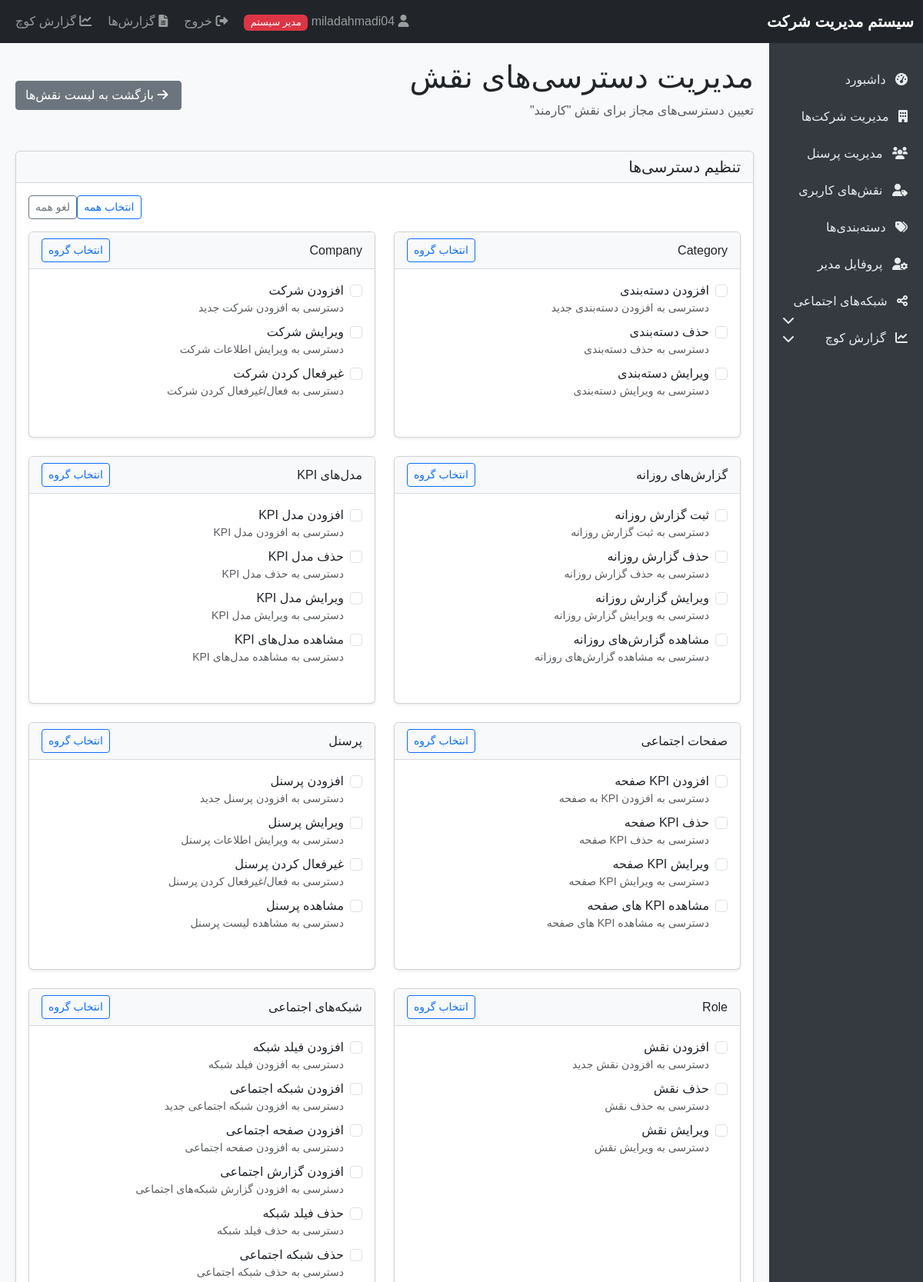
Page /role_permissions.php?role=2 (signed in, upper part) on the committed database.
### tables this page shows
CREATE TABLE `roles` (
  `id` int(11) NOT NULL,
  `name` varchar(50) NOT NULL,
  `is_ceo` tinyint(1) DEFAULT 0,
  `created_at` timestamp NOT NULL DEFAULT current_timestamp()
);

CREATE TABLE `permissions` (
  `id` int(11) NOT NULL,
  `name` varchar(100) NOT NULL,
  `code` varchar(100) NOT NULL,
  `description` text DEFAULT NULL,
  `created_at` timestamp NOT NULL DEFAULT current_timestamp()
);

### role_permissions.php (the view, shortened to what this page needs)
<?php
require_once 'auth.php';
$roleId = isset($_GET['role']) && is_numeric($_GET['role']) ? clean($_GET['role']) : null;
$stmt = $pdo->prepare("SELECT * FROM roles WHERE id = ?");
$stmt->execute([$roleId]);
$role = $stmt->fetch();
$stmt = $pdo->query("SELECT * FROM permissions ORDER BY code");
$allPermissions = $stmt->fetchAll();
$permissionGroups = [];
foreach ($allPermissions as $permission) {
    $prefix = explode('_', $permission['code'])[0];
    if ($prefix === 'view' || $prefix === 'add' || $prefix === 'edit' || $prefix === 'delete' || $prefix === 'toggle' || $prefix === 'reset' || $prefix === 'manage') {
        $prefix = explode('_', $permission['code'])[1];
    }
    if (!isset($permissionGroups[$prefix])) {
        $permissionGroups[$prefix] = [];
    }
    $permissionGroups[$prefix][] = $permission;
}
$stmt = $pdo->prepare("SELECT permission_id FROM role_permissions WHERE role_id = ?");
$stmt->execute([$roleId]);
$currentPermissions = $stmt->fetchAll(PDO::FETCH_COLUMN);
include 'header.php';
?>
<div class="d-flex justify-content-between align-items-center mb-4">
    <div>
        <h1>مدیریت دسترسی‌های نقش</h1>
        <p class="text-muted">تعیین دسترسی‌های مجاز برای نقش "<?php echo $role['name']; ?>"</p>
    </div>
    <div>
        <a href="roles.php" class="btn btn-secondary">
            <i class="fas fa-arrow-right"></i> بازگشت به لیست نقش‌ها
        </a>
    </div>
</div>
<div class="card">
    <div class="card-header bg-light">
        <h5 class="mb-0">تنظیم دسترسی‌ها</h5>
    </div>
    <div class="card-body">
        <form method="POST" action="">
            <div class="row">
                <div class="col-md-12 mb-3">
                    <div class="d-flex justify-content-end">
                        <button type="button" class="btn btn-sm btn-outline-primary ms-2" id="selectAll">انتخاب همه</button>
                        <button type="button" class="btn btn-sm btn-outline-secondary" id="deselectAll">لغو همه</button>
                    </div>
                </div>
            </div>
            <div class="row">
                <?php foreach ($permissionGroups as $groupName => $permissions): ?>
                    <div class="col-md-6 mb-4">
                        <div class="card h-100">
                            <div class="card-header bg-light">
                                <div class="d-flex justify-content-between align-items-center">
                                    <h6 class="mb-0"><?php echo getGroupTitle($groupName); ?></h6>
                                    <div>
                                        <button type="button" class="btn btn-sm btn-outline-primary select-group" data-group="<?php echo $groupName; ?>">انتخاب گروه</button>
                                    </div>
                                </div>
                            </div>
                            <div class="card-body">
                                <?php foreach ($permissions as $permission): ?>
                                    <div class="form-check mb-2">
                                        <input class="form-check-input permission-checkbox group-<?php echo $groupName; ?>"
                                               type="checkbox"
                                               id="permission_<?php echo $permission['id']; ?>"
                                               name="permissions[]"
                                               value="<?php echo $permission['id']; ?>"
                                               <?php echo in_array($permission['id'], $currentPermissions) ? 'checked' : ''; ?>>
                                        <label class="form-check-label" for="permission_<?php echo $permission['id']; ?>">
                                            <?php echo $permission['name']; ?>
                                            <small class="text-muted d-block"><?php echo $permission['description']; ?></small>
                                        </label>
                                    </div>
                                <?php endforeach; ?>
                            </div>
                        </div>
                    </div>
                <?php endforeach; ?>
            </div>
        </form>
    </div>
</div>
<?php
function getGroupTitle($group) {
    $titles = [
        'dashboard' => 'داشبورد',
        'companies' => 'شرکت‌ها',
        'personnel' => 'پرسنل',
        'roles' => 'نقش‌های کاربری',
        'categories' => 'دسته‌بندی‌ها',
        'daily' => 'گزارش‌های روزانه',
        'report' => 'گزارش‌ها',
        'social' => 'شبکه‌های اجتماعی',
        'networks' => 'شبکه‌های اجتماعی',
        'fields' => 'فیلدهای شبکه‌ها',
        'kpi' => 'مدل‌های KPI',
        'model' => 'مدل‌های KPI',
        'models' => 'مدل‌های KPI',
        'pages' => 'صفحات اجتماعی',
        'page' => 'صفحات اجتماعی',
        'reports' => 'گزارش‌های شبکه اجتماعی',
        'performance' => 'عملکرد مورد انتظار',
        'expected' => 'عملکرد مورد انتظار',
        'permissions' => 'دسترسی‌ها',
        'password' => 'رمز عبور',
        'view_reports' => 'مشاهده گزارش‌ها',
        'view_coach_reports' => 'مشاهده گزارش کوچ',
        'add_coach_report' => 'ایجاد گزارش کوچ',
        'coach' => 'گزارش کوچ'
    ];
    return isset($titles[$group]) ? $titles[$group] : ucfirst($group);
}
include 'footer.php';
?>

### header.php (style rules this page uses)
body { font-family: Tahoma, Arial, sans-serif; background-color: #f8f9fa; }
.card { box-shadow: 0 0.125rem 0.25rem rgba(0, 0, 0, 0.075); margin-bottom: 1.5rem; }
.card-header { border-bottom: 1px solid rgba(0, 0, 0, 0.125); background-color: rgba(0, 0, 0, 0.03); }
.btn { border-radius: 0.25rem; }
.btn-sm { padding: 0.25rem 0.5rem; font-size: 0.875rem; }
.fas, .fab { margin-right: 5px; }

### rows in the picture
roles: name "کارمند"
permissions: name "افزودن دسته‌بندی", description "دسترسی به افزودن دسته‌بندی جدید"
permissions: name "حذف دسته‌بندی", description "دسترسی به حذف دسته‌بندی"
permissions: name "ویرایش دسته‌بندی", description "دسترسی به ویرایش دسته‌بندی"
permissions: name "افزودن شرکت", description "دسترسی به افزودن شرکت جدید"
permissions: name "ویرایش شرکت", description "دسترسی به ویرایش اطلاعات شرکت"
permissions: name "غیرفعال کردن شرکت", description "دسترسی به فعال/غیرفعال کردن شرکت"
permissions: name "ثبت گزارش روزانه", description "دسترسی به ثبت گزارش روزانه"
permissions: name "حذف گزارش روزانه", description "دسترسی به حذف گزارش روزانه"
permissions: name "ویرایش گزارش روزانه", description "دسترسی به ویرایش گزارش روزانه"
permissions: name "مشاهده گزارش‌های روزانه", description "دسترسی به مشاهده گزارش‌های روزانه"
permissions: name "افزودن مدل KPI", description "دسترسی به افزودن مدل KPI"
permissions: name "حذف مدل KPI", description "دسترسی به حذف مدل KPI"
permissions: name "ویرایش مدل KPI", description "دسترسی به ویرایش مدل KPI"
permissions: name "مشاهده مدل‌های KPI", description "دسترسی به مشاهده مدل‌های KPI"
permissions: name "افزودن KPI صفحه", description "دسترسی به افزودن KPI به صفحه"
permissions: name "حذف KPI صفحه", description "دسترسی به حذف KPI صفحه"
permissions: name "ویرایش KPI صفحه", description "دسترسی به ویرایش KPI صفحه"
permissions: name "مشاهده KPI های صفحه", description "دسترسی به مشاهده KPI های صفحه"
permissions: name "افزودن پرسنل", description "دسترسی به افزودن پرسنل جدید"
permissions: name "ویرایش پرسنل", description "دسترسی به ویرایش اطلاعات پرسنل"
permissions: name "غیرفعال کردن پرسنل", description "دسترسی به فعال/غیرفعال کردن پرسنل"
permissions: name "مشاهده پرسنل", description "دسترسی به مشاهده لیست پرسنل"
permissions: name "افزودن نقش", description "دسترسی به افزودن نقش جدید"
permissions: name "حذف نقش", description "دسترسی به حذف نقش"
permissions: name "ویرایش نقش", description "دسترسی به ویرایش نقش"
permissions: name "افزودن فیلد شبکه", description "دسترسی به افزودن فیلد شبکه"
permissions: name "افزودن شبکه اجتماعی", description "دسترسی به افزودن شبکه اجتماعی جدید"
permissions: name "افزودن صفحه اجتماعی", description "دسترسی به افزودن صفحه اجتماعی"
permissions: name "افزودن گزارش اجتماعی", description "دسترسی به افزودن گزارش شبکه‌های اجتماعی"
permissions: name "حذف فیلد شبکه", description "دسترسی به حذف فیلد شبکه"
permissions: name "حذف شبکه اجتماعی", description "دسترسی به حذف شبکه اجتماعی"

### other values in the picture
getGroupTitle($groupName) "Category"
getGroupTitle($groupName) "Company"
getGroupTitle($groupName) "گزارش‌های روزانه"
getGroupTitle($groupName) "مدل‌های KPI"
getGroupTitle($groupName) "صفحات اجتماعی"
getGroupTitle($groupName) "پرسنل"
getGroupTitle($groupName) "Role"
getGroupTitle($groupName) "شبکه‌های اجتماعی"
